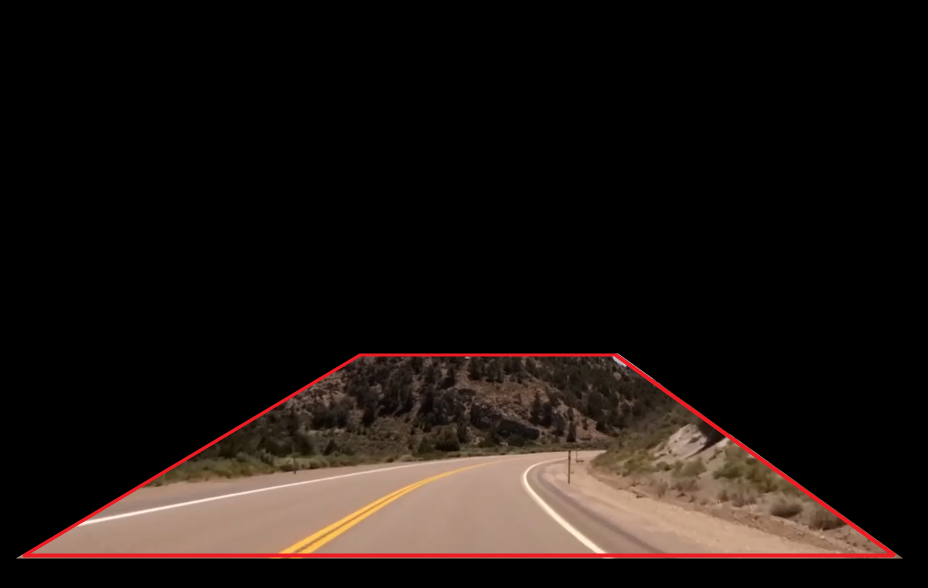
#> input picture report/4조 4주차/pictures/04.nevada_ROI_copy.png, 1855 x 1176 px (shown at 1/2 size)
$ python edgedetect.py
#> lines starting #> are read from the running program, lines starting #| are printed output that depends on the picture; after the words box and inside, x2 and y2 are one past the last pixel; in counts of white or black regions, pixels touching at a corner belong together
# -*- coding: cp949 -*-
# -*- coding: utf-8 -*- # 한글 주석쓰려면 이거 해야함
import cv2 # opencv 사용
import numpy as np

def grayscale(img): # 흑백이미지로 변환
    return cv2.cvtColor(img, cv2.COLOR_RGB2GRAY)

def canny(img, low_threshold, high_threshold): # Canny 알고리즘
    return cv2.Canny(img, low_threshold, high_threshold)

def gaussian_blur(img, kernel_size): # 가우시안 필터
    return cv2.GaussianBlur(img, (kernel_size, kernel_size), 0)

image = cv2.imread('04.nevada_ROI_copy.png') # 이미지 읽기
#> image is the input picture: shape (1176, 1855, 3); mean B, G, R 17.9, 21.5, 29
height, width = image.shape[:2] # 이미지 높이, 너비
#> height = 1176; width = 1855

gray_img = grayscale(image) # 흑백이미지로 변환
#> in grayscale, `return cv2.cvtColor(img, cv2.COLOR_RGB2GRAY)`:
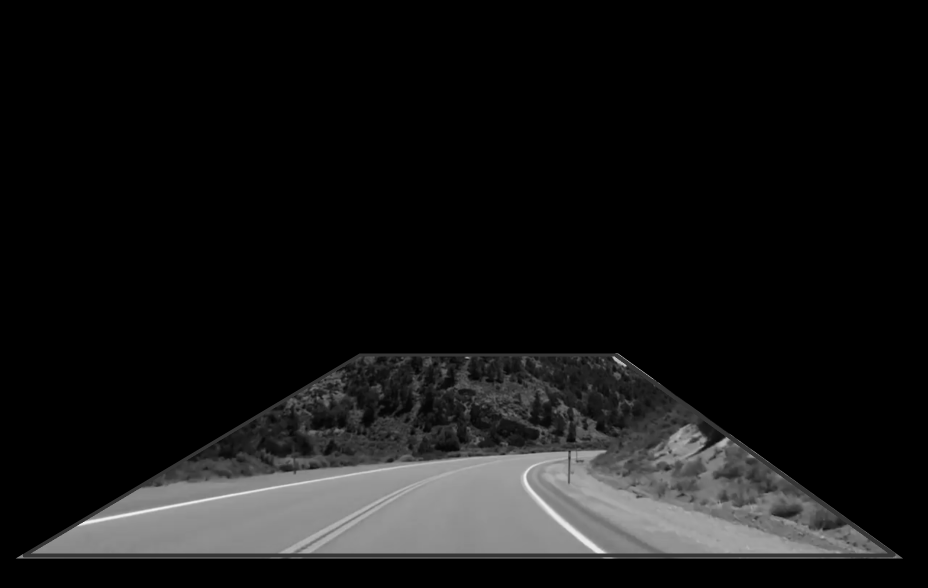
#> returned value: shape (1176, 1855) (shown at 1/2 size); min 0, max 245, mean 21.3

blur_img = gaussian_blur(gray_img, 3) # Blur 효과

canny_img = canny(blur_img, 70, 210) # Canny edge 알고리즘
#> in canny, `return cv2.Canny(img, low_threshold, high_threshold)`:
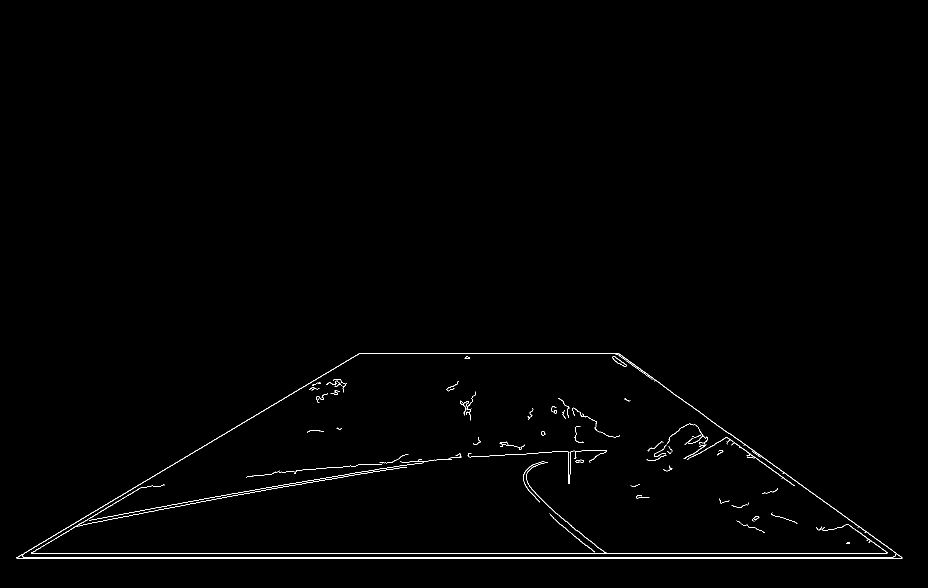
#> returned value: shape (1176, 1855) (shown at 1/2 size); 0.66% white in thin lines or dots, all inside (x1, y1, x2, y2) = (32, 706, 1805, 1118)

cv2.imshow('result',canny_img) # Canny 이미지 출력
cv2.waitKey(0)
